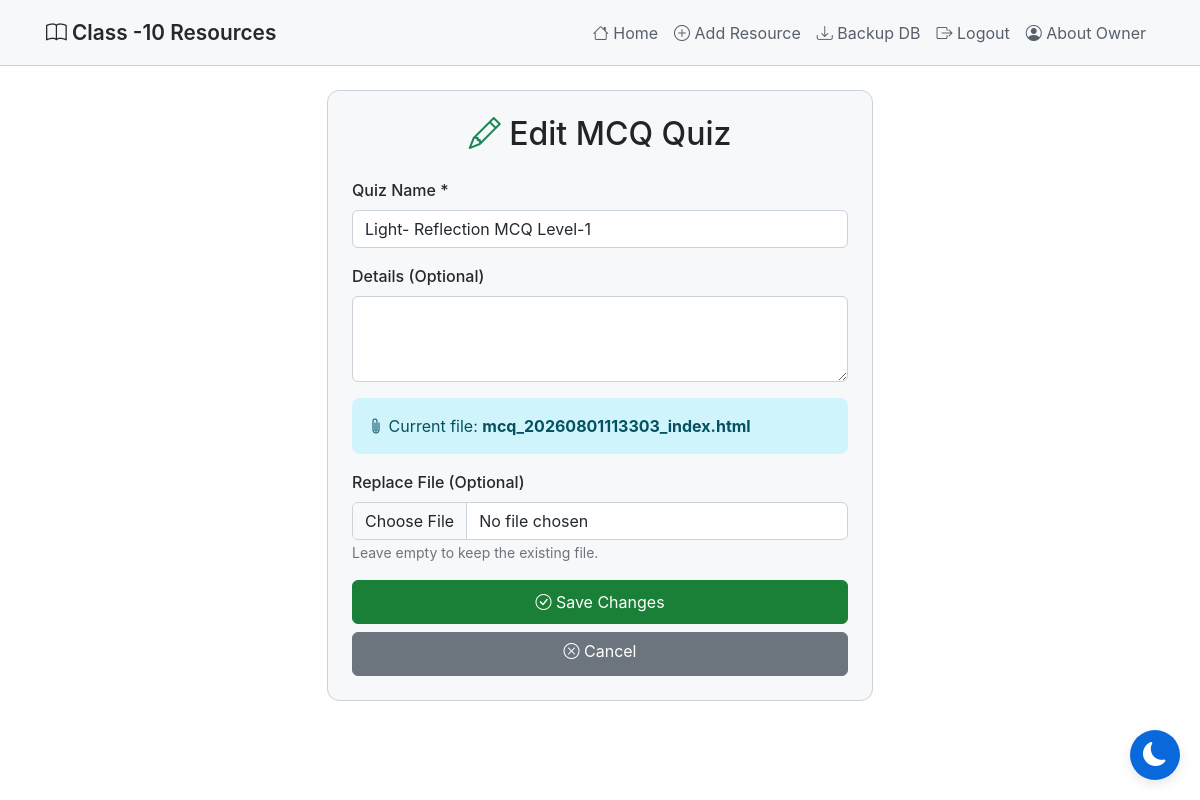
The page /edit-mcq/7 (signed in) on the database its author committed.
### tables this page shows
CREATE TABLE mcq_quizzes
                 (id INTEGER PRIMARY KEY AUTOINCREMENT,
                  title TEXT NOT NULL,
                  details TEXT,
                  filename TEXT NOT NULL,
                  file_type TEXT NOT NULL,
                  created_at TIMESTAMP DEFAULT CURRENT_TIMESTAMP);

### app.py (the view, shortened to what this page needs)
@app.route('/edit-mcq/<int:id>', methods=['GET', 'POST'])
@login_required
def edit_mcq(id):
    conn = sqlite3.connect('database.db')
    conn.row_factory = sqlite3.Row
    c = conn.cursor()
    c.execute('SELECT * FROM mcq_quizzes WHERE id = ?', (id,))
    quiz = c.fetchone()
    if not quiz:
        conn.close()
        flash('MCQ quiz not found!', 'error')
        return redirect(url_for('practice_mcq'))
    conn.close()
    return render_template('edit_mcq.html', quiz=quiz)

### app.py (called while the page is built)
def login_required(f):
    @wraps(f)
    def decorated_function(*args, **kwargs):
        if 'admin' not in session:
            return redirect(url_for('login'))
        return f(*args, **kwargs)
    return decorated_function

### templates/edit_mcq.html (shortened to what this page needs)
{% extends "base.html" %}
{% block content %}
<div class="row justify-content-center mt-4">
    <div class="col-md-8 col-lg-6">
        <div class="card">
            <div class="card-body p-4">
                <h2 class="text-center mb-4">
                    <i class="bi bi-pencil text-success"></i> Edit MCQ Quiz
                </h2>
                <form method="POST" enctype="multipart/form-data">
                    <div class="mb-3">
                        <label for="title" class="form-label">Quiz Name *</label>
                        <input type="text" class="form-control" id="title" name="title" value="{{ quiz['title'] }}" required>
                    </div>
                    <div class="mb-3">
                        <label for="details" class="form-label">Details (Optional)</label>
                        <textarea class="form-control" id="details" name="details" rows="3">{{ quiz['details'] or '' }}</textarea>
                    </div>
                    <div class="alert alert-info">
                        <i class="bi bi-paperclip"></i>
                        Current file: <strong>{{ quiz['filename'] }}</strong>
                    </div>
                    <div class="mb-3">
                        <label for="file" class="form-label">Replace File (Optional)</label>
                        <input type="file" class="form-control" id="file" name="file" accept=".pdf,.doc,.docx,.md,.txt,.html,.htm">
                        <small class="text-secondary">
                            Leave empty to keep the existing file.
                        </small>
                    </div>
                    <div class="d-grid gap-2">
                        <button type="submit" class="btn btn-success">
                            <i class="bi bi-check-circle"></i> Save Changes
                        </button>
                        <a href="{{ url_for('practice_mcq') }}" class="btn btn-secondary">
                            <i class="bi bi-x-circle"></i> Cancel
                        </a>
                    </div>
                </form>
            </div>
        </div>
    </div>
</div>
{% endblock %}

### templates/base.html (style rules this page uses)
:root { --bg-primary: #ffffff; --bg-secondary: #f6f8fa; --bg-tertiary: #ffffff; --text-primary: #24292f; --text-secondary: #57606a; --border-color: #cbd2d9; --accent-color: #0969da; --success-color: #1a7f37; --danger-color: #cf222e; --shadow-color: rgba(0, 0, 0, 0.1); }
body { background-color: var(--bg-primary); color: var(--text-primary); font-family: -apple-system, BlinkMacSystemFont, 'Segoe UI', 'Noto Sans', Helvetica, Arial, sans-serif; min-height: 100vh; transition: background-color 0.3s ease, color 0.3s ease; }
* { transition: background-color 0.3s ease, color 0.3s ease, border-color 0.3s ease; }
.btn { min-height: 44px; }
.btn-success { background-color: var(--success-color); border-color: var(--success-color); }
.card { background-color: var(--bg-secondary); border: 1px solid var(--border-color); border-radius: 12px; transition: all 0.3s ease; overflow: hidden; }
.card-body { padding: 1.5rem; }
.form-control, .form-select { background-color: var(--bg-tertiary); border: 1px solid var(--border-color); color: var(--text-primary); }
.form-label { color: var(--text-primary); font-weight: 500; }
.alert { border-radius: 8px; border: none; }

### rows shown on the page
mcq_quizzes: title "Light- Reflection MCQ Level-1", filename "mcq_20260801113303_index.html"
